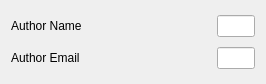
<?xml version="1.0" encoding="UTF-8"?>
<ui version="4.0">
 <class>AuthorFilterProperties</class>
 <widget class="QWidget" name="AuthorFilterProperties">
  <property name="geometry">
   <rect>
    <x>0</x>
    <y>0</y>
    <width>266</width>
    <height>84</height>
   </rect>
  </property>
  <property name="windowTitle">
   <string>Form</string>
  </property>
  <layout class="QVBoxLayout" name="verticalLayout">
   <item>
    <layout class="QHBoxLayout" name="horizontalLayout">
     <item>
      <widget class="QLabel" name="label">
       <property name="enabled">
        <bool>true</bool>
       </property>
       <property name="minimumSize">
        <size>
         <width>200</width>
         <height>0</height>
        </size>
       </property>
       <property name="text">
        <string>Author Name</string>
       </property>
      </widget>
     </item>
     <item>
      <widget class="QLineEdit" name="uiAuthorName">
       <property name="readOnly">
        <bool>false</bool>
       </property>
      </widget>
     </item>
    </layout>
   </item>
   <item>
    <layout class="QHBoxLayout" name="horizontalLayout_2">
     <item>
      <widget class="QLabel" name="label_2">
       <property name="minimumSize">
        <size>
         <width>200</width>
         <height>0</height>
        </size>
       </property>
       <property name="text">
        <string>Author Email</string>
       </property>
      </widget>
     </item>
     <item>
      <widget class="QLineEdit" name="uiAuthorEmail">
       <property name="maxLength">
        <number>150</number>
       </property>
      </widget>
     </item>
    </layout>
   </item>
  </layout>
 </widget>
 <resources/>
 <connections/>
</ui>
